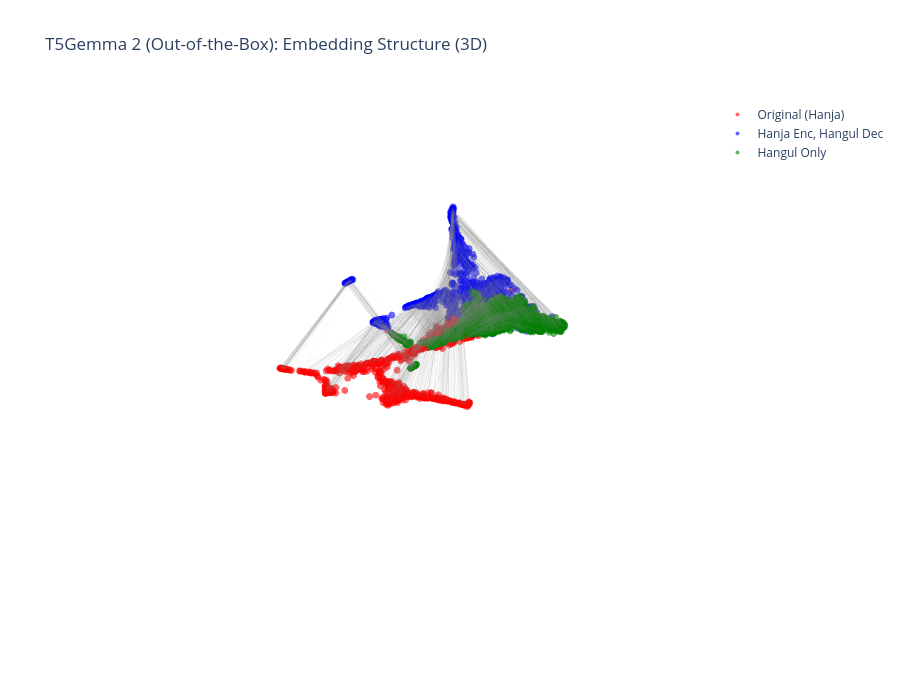

The notebook cell this image was saved under:
### Markdown cell above
### 3D

### Code cell
import plotly.graph_objects as go

reducer_3d = umap.UMAP(
    n_components=3,
    random_state=202,
    n_neighbors=30,
    min_dist=0.1,
    metric='cosine',
    spread=0.5,
    init='random',
)
all_gemma_3d = reducer_3d.fit_transform(all_gemma_embs)

embs_gemma_o_3d = all_gemma_3d[:n]
embs_gemma_h_3d = all_gemma_3d[n:2 * n]
embs_gemma_o_h_3d = all_gemma_3d[2 * n:]

fig = go.Figure()
fig.add_trace(go.Scatter3d(
    x=embs_gemma_o_3d[:, 0], y=embs_gemma_o_3d[:, 1], z=embs_gemma_o_3d[:, 2],
    mode='markers', marker=dict(size=4, color='red', opacity=0.6),
    name='Original (Hanja)',
))
fig.add_trace(go.Scatter3d(
    x=embs_gemma_o_h_3d[:, 0], y=embs_gemma_o_h_3d[:, 1], z=embs_gemma_o_h_3d[:, 2],
    mode='markers', marker=dict(size=4, color='blue', opacity=0.6),
    name='Hanja Enc, Hangul Dec',
))
fig.add_trace(go.Scatter3d(
    x=embs_gemma_h_3d[:, 0], y=embs_gemma_h_3d[:, 1], z=embs_gemma_h_3d[:, 2],
    mode='markers', marker=dict(size=4, color='green', opacity=0.6),
    name='Hangul Only',
))

for i in range(n):
    fig.add_trace(go.Scatter3d(
        x=[embs_gemma_o_3d[i, 0], embs_gemma_o_h_3d[i, 0], embs_gemma_h_3d[i, 0]],
        y=[embs_gemma_o_3d[i, 1], embs_gemma_o_h_3d[i, 1], embs_gemma_h_3d[i, 1]],
        z=[embs_gemma_o_3d[i, 2], embs_gemma_o_h_3d[i, 2], embs_gemma_h_3d[i, 2]],
        mode='lines', line=dict(color='gray', width=1), opacity=0.1,
        showlegend=False,
    ))

fig.update_layout(
    title='T5Gemma 2 (Out-of-the-Box): Embedding Structure (3D)',
    scene=dict(
        xaxis=dict(visible=False),
        yaxis=dict(visible=False),
        zaxis=dict(visible=False),
        bgcolor='white',
    ),
    paper_bgcolor='white',
    plot_bgcolor='white',
    width=900, height=700,
)
fig.show()
